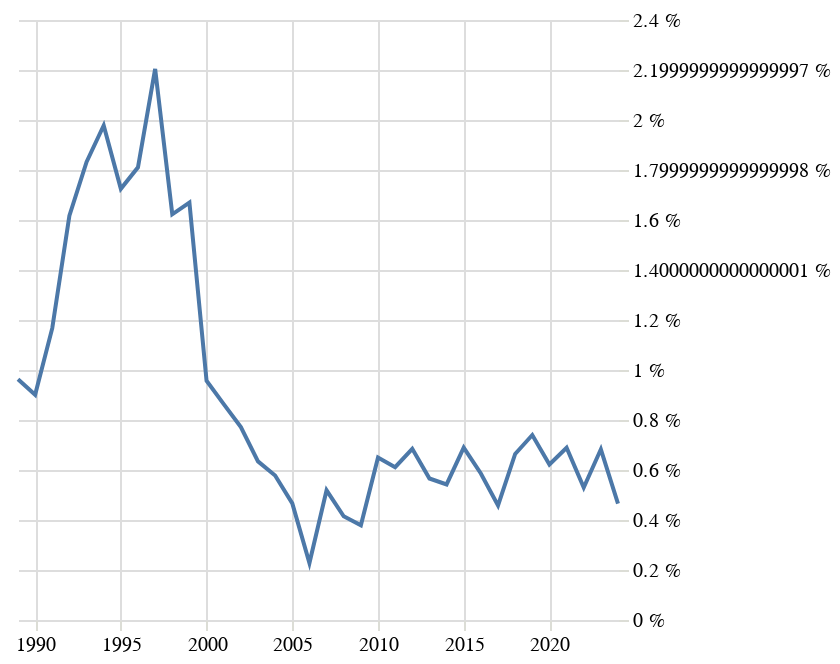

This figure's notebook cell:
### Code cell
grafik("učebnice základních škol")

### Figure 1 — Vega-Lite specification as saved in the notebook (floating-point values rounded to 4 significant figures)
{"config": {"title": {"font": "Noticia Text", "fontSize": 14, "anchor": "start", "lineHeight": 21, "fontWeight": "bolder", "subtitleFont": "Noticia Text", "subtitleFontSize": 12, "subtitlePadding": 12, "dy": -12}, "axis": {"labelFont": "Asap", "titleFont": "Asap", "fontWeight": "lighter", "titleFontWeight": "lighter", "labelFontSize": 10, "titleFontSize": 10, "labelPadding": 2, "titlePadding": 10, "domainOpacity": 0, "tickColor": "#DCDDD6"}, "legend": {"labelFont": "Asap", "labelFontWeight": "normal", "titleFont": "Asap", "titleFontWeight": "normal", "labelFontSize": 10, "titleFontSize": 10}, "view": {"stroke": "transparent"}}, "data": {"name": "data-373848a194aa9f6da2587a4d6e81d5cb"}, "mark": {"type": "line"}, "encoding": {"x": {"axis": {"title": null}, "field": "rok", "type": "temporal"}, "y": {"axis": {"domainOpacity": 0, "labelExpr": "datum.label * 100 + ' %'", "orient": "right", "tickColor": "#DCDDD6", "title": null}, "field": "podil", "type": "quantitative"}}, "$schema": "https://vega.github.io/schema/vega-lite/v5.8.0.json", "datasets": {"data-373848a194aa9f6da2587a4d6e81d5cb": [{"pocet": 30, "rok": "1989-01-01T00:00:00", "len_right": 3115, "podil": 0.009631, "zanr": "učebnice základních škol"}, {"pocet": 29, "rok": "1990-01-01T00:00:00", "len_right": 3220, "podil": 0.009006, "zanr": "učebnice základních škol"}, {"pocet": 42, "rok": "1991-01-01T00:00:00", "len_right": 3598, "podil": 0.01167, "zanr": "učebnice základních škol"}, {"pocet": 72, "rok": "1992-01-01T00:00:00", "len_right": 4452, "podil": 0.01617, "zanr": "učebnice základních škol"}, {"pocet": 109, "rok": "1993-01-01T00:00:00", "len_right": 5949, "podil": 0.01832, "zanr": "učebnice základních škol"}, {"pocet": 120, "rok": "1994-01-01T00:00:00", "len_right": 6067, "podil": 0.01978, "zanr": "učebnice základních škol"}, {"pocet": 117, "rok": "1995-01-01T00:00:00", "len_right": 6784, "podil": 0.01725, "zanr": "učebnice základních škol"}, {"pocet": 127, "rok": "1996-01-01T00:00:00", "len_right": 7014, "podil": 0.01811, "zanr": "učebnice základních škol"}, {"pocet": 163, "rok": "1997-01-01T00:00:00", "len_right": 7395, "podil": 0.02204, "zanr": "učebnice základních škol"}, {"pocet": 117, "rok": "1998-01-01T00:00:00", "len_right": 7210, "podil": 0.01623, "zanr": "učebnice základních škol"}, {"pocet": 124, "rok": "1999-01-01T00:00:00", "len_right": 7427, "podil": 0.0167, "zanr": "učebnice základních škol"}, {"pocet": 73, "rok": "2000-01-01T00:00:00", "len_right": 7629, "podil": 0.009569, "zanr": "učebnice základních škol"}, {"pocet": 67, "rok": "2001-01-01T00:00:00", "len_right": 7757, "podil": 0.008637, "zanr": "učebnice základních škol"}, {"pocet": 60, "rok": "2002-01-01T00:00:00", "len_right": 7776, "podil": 0.007716, "zanr": "učebnice základních škol"}, {"pocet": 51, "rok": "2003-01-01T00:00:00", "len_right": 8038, "podil": 0.006345, "zanr": "učebnice základních škol"}, {"pocet": 49, "rok": "2004-01-01T00:00:00", "len_right": 8477, "podil": 0.00578, "zanr": "učebnice základních škol"}, {"pocet": 41, "rok": "2005-01-01T00:00:00", "len_right": 8791, "podil": 0.004664, "zanr": "učebnice základních škol"}, {"pocet": 21, "rok": "2006-01-01T00:00:00", "len_right": 9212, "podil": 0.00228, "zanr": "učebnice základních škol"}, {"pocet": 49, "rok": "2007-01-01T00:00:00", "len_right": 9446, "podil": 0.005187, "zanr": "učebnice základních škol"}, {"pocet": 40, "rok": "2008-01-01T00:00:00", "len_right": 9643, "podil": 0.004148, "zanr": "učebnice základních škol"}, {"pocet": 35, "rok": "2009-01-01T00:00:00", "len_right": 9230, "podil": 0.003792, "zanr": "učebnice základních škol"}, {"pocet": 62, "rok": "2010-01-01T00:00:00", "len_right": 9538, "podil": 0.0065, "zanr": "učebnice základních škol"}, {"pocet": 59, "rok": "2011-01-01T00:00:00", "len_right": 9652, "podil": 0.006113, "zanr": "učebnice základních škol"}, {"pocet": 64, "rok": "2012-01-01T00:00:00", "len_right": 9345, "podil": 0.006849, "zanr": "učebnice základních škol"}, {"pocet": 54, "rok": "2013-01-01T00:00:00", "len_right": 9541, "podil": 0.00566, "zanr": "učebnice základních škol"}, {"pocet": 52, "rok": "2014-01-01T00:00:00", "len_right": 9587, "podil": 0.005424, "zanr": "učebnice základních škol"}, {"pocet": 68, "rok": "2015-01-01T00:00:00", "len_right": 9866, "podil": 0.006892, "zanr": "učebnice základních škol"}, {"pocet": 55, "rok": "2016-01-01T00:00:00", "len_right": 9386, "podil": 0.00586, "zanr": "učebnice základních škol"}, {"pocet": 43, "rok": "2017-01-01T00:00:00", "len_right": 9388, "podil": 0.00458, "zanr": "učebnice základních škol"}, {"pocet": 64, "rok": "2018-01-01T00:00:00", "len_right": 9637, "podil": 0.006641, "zanr": "učebnice základních škol"}, {"pocet": 69, "rok": "2019-01-01T00:00:00", "len_right": 9326, "podil": 0.007399, "zanr": "učebnice základních škol"}, {"pocet": 55, "rok": "2020-01-01T00:00:00", "len_right": 8845, "podil": 0.006218, "zanr": "učebnice základních škol"}, {"pocet": 61, "rok": "2021-01-01T00:00:00", "len_right": 8856, "podil": 0.006888, "zanr": "učebnice základních škol"}, {"pocet": 46, "rok": "2022-01-01T00:00:00", "len_right": 8682, "podil": 0.005298, "zanr": "učebnice základních škol"}, {"pocet": 55, "rok": "2023-01-01T00:00:00", "len_right": 8054, "podil": 0.006829, "zanr": "učebnice základních škol"}, {"pocet": 34, "rok": "2024-01-01T00:00:00", "len_right": 7306, "podil": 0.004654, "zanr": "učebnice základních škol"}]}}
